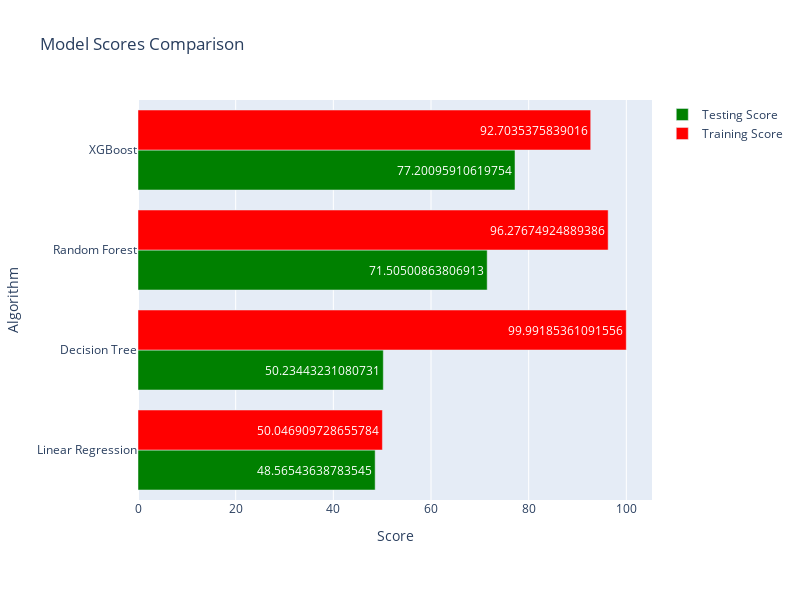

Source (notebook cell):
### Code cell
%run Vehicle_Clusters1.ipynb

### Figure 1 — Plotly figure (JSON) as saved in the notebook; plotly's stock layout.template omitted (floating-point values rounded to 4 significant figures)
{"data": [{"marker": {"color": "Green"}, "name": "Testing Score", "orientation": "h", "text": [48.57, 50.23, 71.51, 77.2], "type": "bar", "x": [48.57, 50.23, 71.51, 77.2], "y": ["Linear Regression", "Decision Tree", "Random Forest", "XGBoost"]}, {"marker": {"color": "red"}, "name": "Training Score", "orientation": "h", "text": [50.05, 99.99, 96.28, 92.7], "type": "bar", "x": [50.05, 99.99, 96.28, 92.7], "y": ["Linear Regression", "Decision Tree", "Random Forest", "XGBoost"]}], "layout": {"barmode": "group", "height": 600, "margin": {"b": 100, "l": 100, "r": 100, "t": 100}, "showlegend": true, "title": {"text": "Model Scores Comparison"}, "width": 800, "xaxis": {"title": {"text": "Score"}}, "yaxis": {"title": {"text": "Algorithm"}}}}
